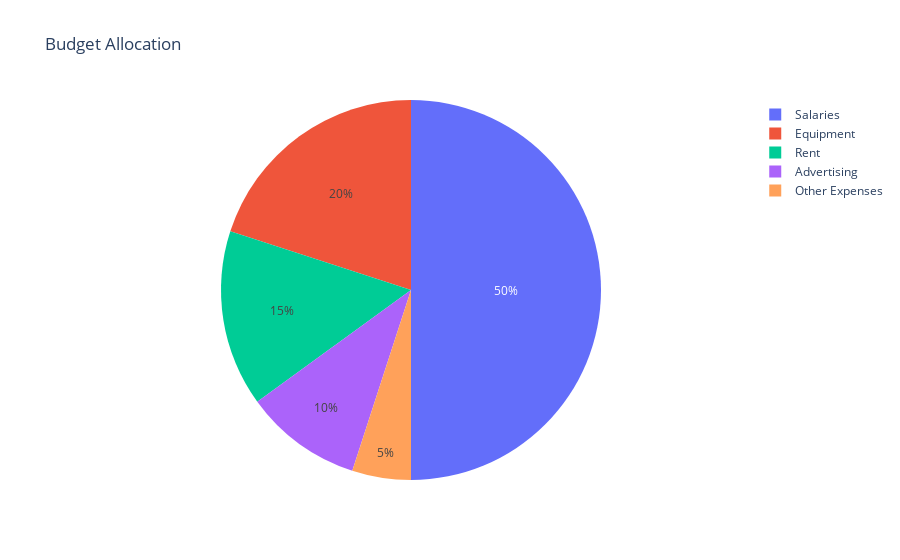

This figure's notebook cell:
### Markdown cell above
Plotly Express is the easy-to-use, high-level interface to Plotly, which operates on a variety of types of data and produces easy-to-style figures.

### Code cell
import pandas as pd
import plotly.express as px

# Read the data from Excel file
df = pd.read_excel('budget.xlsx', sheet_name='Sheet1')

# Create the pie chart using Plotly
fig = px.pie(df, values='Budget', names='Category', title='Budget Allocation')

# Show the chart
fig.show()

### Figure 1 — Plotly figure (JSON) as saved in the notebook; plotly's stock layout.template omitted (floating-point values rounded to 4 significant figures)
{"data": [{"domain": {"x": [0, 1], "y": [0, 1]}, "hovertemplate": "Category=%{label}<br>Budget=%{value}<extra></extra>", "labels": ["Salaries", "Equipment", "Advertising", "Rent", "Other Expenses"], "legendgroup": "", "name": "", "showlegend": true, "type": "pie", "values": [50000, 20000, 10000, 15000, 5000]}], "layout": {"legend": {"tracegroupgap": 0}, "title": {"text": "Budget Allocation"}}}
